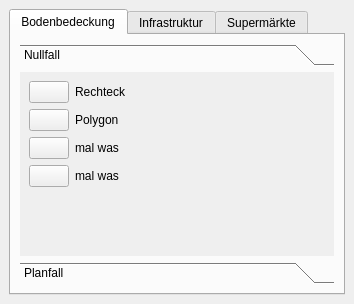
<?xml version="1.0" encoding="UTF-8"?>
<ui version="4.0">
 <class>DockWidget</class>
 <widget class="QDockWidget" name="DockWidget">
  <property name="geometry">
   <rect>
    <x>0</x>
    <y>0</y>
    <width>354</width>
    <height>304</height>
   </rect>
  </property>
  <property name="windowTitle">
   <string>Projekt-Check Zeichentools</string>
  </property>
  <widget class="QWidget" name="dockWidgetContents">
   <layout class="QVBoxLayout" name="verticalLayout">
    <item>
     <widget class="QTabWidget" name="tabWidget">
      <property name="currentIndex">
       <number>0</number>
      </property>
      <widget class="QWidget" name="tab">
       <attribute name="title">
        <string>Bodenbedeckung</string>
       </attribute>
       <layout class="QVBoxLayout" name="verticalLayout_2">
        <item>
         <widget class="QToolBox" name="toolBox">
          <property name="currentIndex">
           <number>0</number>
          </property>
          <widget class="QWidget" name="page">
           <property name="geometry">
            <rect>
             <x>0</x>
             <y>0</y>
             <width>312</width>
             <height>166</height>
            </rect>
           </property>
           <attribute name="label">
            <string>Nullfall</string>
           </attribute>
           <layout class="QVBoxLayout" name="verticalLayout_6">
            <item>
             <layout class="QHBoxLayout" name="horizontalLayout_10">
              <item>
               <widget class="QPushButton" name="rectangle_button">
                <property name="text">
                 <string/>
                </property>
                <property name="icon">
                 <iconset>
                  <normaloff>:/plugins/ProjektCheck/icon.png</normaloff>:/plugins/ProjektCheck/icon.png</iconset>
                </property>
                <property name="checkable">
                 <bool>true</bool>
                </property>
               </widget>
              </item>
              <item>
               <widget class="QLabel" name="label_9">
                <property name="text">
                 <string>Rechteck</string>
                </property>
               </widget>
              </item>
              <item>
               <spacer name="horizontalSpacer_9">
                <property name="orientation">
                 <enum>Qt::Horizontal</enum>
                </property>
                <property name="sizeHint" stdset="0">
                 <size>
                  <width>40</width>
                  <height>20</height>
                 </size>
                </property>
               </spacer>
              </item>
             </layout>
            </item>
            <item>
             <layout class="QHBoxLayout" name="horizontalLayout_11">
              <item>
               <widget class="QPushButton" name="polygon_button">
                <property name="text">
                 <string/>
                </property>
                <property name="icon">
                 <iconset>
                  <normaloff>:/plugins/ProjektCheck/icon.png</normaloff>:/plugins/ProjektCheck/icon.png</iconset>
                </property>
                <property name="checkable">
                 <bool>true</bool>
                </property>
               </widget>
              </item>
              <item>
               <widget class="QLabel" name="label_10">
                <property name="text">
                 <string>Polygon</string>
                </property>
               </widget>
              </item>
              <item>
               <spacer name="horizontalSpacer_10">
                <property name="orientation">
                 <enum>Qt::Horizontal</enum>
                </property>
                <property name="sizeHint" stdset="0">
                 <size>
                  <width>40</width>
                  <height>20</height>
                 </size>
                </property>
               </spacer>
              </item>
             </layout>
            </item>
            <item>
             <layout class="QHBoxLayout" name="horizontalLayout_12">
              <item>
               <widget class="QPushButton" name="pushButton_10">
                <property name="text">
                 <string/>
                </property>
                <property name="icon">
                 <iconset>
                  <normaloff>:/plugins/ProjektCheck/icon.png</normaloff>:/plugins/ProjektCheck/icon.png</iconset>
                </property>
                <property name="checkable">
                 <bool>true</bool>
                </property>
               </widget>
              </item>
              <item>
               <widget class="QLabel" name="label_11">
                <property name="text">
                 <string>mal was</string>
                </property>
               </widget>
              </item>
              <item>
               <spacer name="horizontalSpacer_11">
                <property name="orientation">
                 <enum>Qt::Horizontal</enum>
                </property>
                <property name="sizeHint" stdset="0">
                 <size>
                  <width>40</width>
                  <height>20</height>
                 </size>
                </property>
               </spacer>
              </item>
             </layout>
            </item>
            <item>
             <layout class="QHBoxLayout" name="horizontalLayout_16">
              <item>
               <widget class="QPushButton" name="pushButton_14">
                <property name="text">
                 <string/>
                </property>
                <property name="icon">
                 <iconset>
                  <normaloff>:/plugins/ProjektCheck/icon.png</normaloff>:/plugins/ProjektCheck/icon.png</iconset>
                </property>
                <property name="checkable">
                 <bool>true</bool>
                </property>
               </widget>
              </item>
              <item>
               <widget class="QLabel" name="label_15">
                <property name="text">
                 <string>mal was</string>
                </property>
               </widget>
              </item>
              <item>
               <spacer name="horizontalSpacer_15">
                <property name="orientation">
                 <enum>Qt::Horizontal</enum>
                </property>
                <property name="sizeHint" stdset="0">
                 <size>
                  <width>40</width>
                  <height>20</height>
                 </size>
                </property>
               </spacer>
              </item>
             </layout>
            </item>
            <item>
             <spacer name="verticalSpacer_3">
              <property name="orientation">
               <enum>Qt::Vertical</enum>
              </property>
              <property name="sizeHint" stdset="0">
               <size>
                <width>20</width>
                <height>40</height>
               </size>
              </property>
             </spacer>
            </item>
           </layout>
          </widget>
          <widget class="QWidget" name="page_2">
           <property name="geometry">
            <rect>
             <x>0</x>
             <y>0</y>
             <width>312</width>
             <height>166</height>
            </rect>
           </property>
           <attribute name="label">
            <string>Planfall</string>
           </attribute>
           <layout class="QVBoxLayout" name="verticalLayout_7">
            <item>
             <layout class="QHBoxLayout" name="horizontalLayout_13">
              <item>
               <widget class="QPushButton" name="pushButton_11">
                <property name="text">
                 <string/>
                </property>
                <property name="icon">
                 <iconset>
                  <normaloff>:/plugins/ProjektCheck/icon.png</normaloff>:/plugins/ProjektCheck/icon.png</iconset>
                </property>
               </widget>
              </item>
              <item>
               <widget class="QLabel" name="label_12">
                <property name="text">
                 <string>mal was</string>
                </property>
               </widget>
              </item>
              <item>
               <spacer name="horizontalSpacer_12">
                <property name="orientation">
                 <enum>Qt::Horizontal</enum>
                </property>
                <property name="sizeHint" stdset="0">
                 <size>
                  <width>40</width>
                  <height>20</height>
                 </size>
                </property>
               </spacer>
              </item>
             </layout>
            </item>
            <item>
             <layout class="QHBoxLayout" name="horizontalLayout_14">
              <item>
               <widget class="QPushButton" name="pushButton_12">
                <property name="text">
                 <string/>
                </property>
                <property name="icon">
                 <iconset>
                  <normaloff>:/plugins/ProjektCheck/icon.png</normaloff>:/plugins/ProjektCheck/icon.png</iconset>
                </property>
               </widget>
              </item>
              <item>
               <widget class="QLabel" name="label_13">
                <property name="text">
                 <string>mal was</string>
                </property>
               </widget>
              </item>
              <item>
               <spacer name="horizontalSpacer_13">
                <property name="orientation">
                 <enum>Qt::Horizontal</enum>
                </property>
                <property name="sizeHint" stdset="0">
                 <size>
                  <width>40</width>
                  <height>20</height>
                 </size>
                </property>
               </spacer>
              </item>
             </layout>
            </item>
            <item>
             <layout class="QHBoxLayout" name="horizontalLayout_15">
              <item>
               <widget class="QPushButton" name="pushButton_13">
                <property name="text">
                 <string/>
                </property>
                <property name="icon">
                 <iconset>
                  <normaloff>:/plugins/ProjektCheck/icon.png</normaloff>:/plugins/ProjektCheck/icon.png</iconset>
                </property>
               </widget>
              </item>
              <item>
               <widget class="QLabel" name="label_14">
                <property name="text">
                 <string>mal was</string>
                </property>
               </widget>
              </item>
              <item>
               <spacer name="horizontalSpacer_14">
                <property name="orientation">
                 <enum>Qt::Horizontal</enum>
                </property>
                <property name="sizeHint" stdset="0">
                 <size>
                  <width>40</width>
                  <height>20</height>
                 </size>
                </property>
               </spacer>
              </item>
             </layout>
            </item>
            <item>
             <layout class="QHBoxLayout" name="horizontalLayout_17">
              <item>
               <widget class="QPushButton" name="pushButton_15">
                <property name="text">
                 <string/>
                </property>
                <property name="icon">
                 <iconset>
                  <normaloff>:/plugins/ProjektCheck/icon.png</normaloff>:/plugins/ProjektCheck/icon.png</iconset>
                </property>
               </widget>
              </item>
              <item>
               <widget class="QLabel" name="label_16">
                <property name="text">
                 <string>mal was</string>
                </property>
               </widget>
              </item>
              <item>
               <spacer name="horizontalSpacer_16">
                <property name="orientation">
                 <enum>Qt::Horizontal</enum>
                </property>
                <property name="sizeHint" stdset="0">
                 <size>
                  <width>40</width>
                  <height>20</height>
                 </size>
                </property>
               </spacer>
              </item>
             </layout>
            </item>
            <item>
             <spacer name="verticalSpacer_4">
              <property name="orientation">
               <enum>Qt::Vertical</enum>
              </property>
              <property name="sizeHint" stdset="0">
               <size>
                <width>20</width>
                <height>40</height>
               </size>
              </property>
             </spacer>
            </item>
           </layout>
          </widget>
         </widget>
        </item>
       </layout>
      </widget>
      <widget class="QWidget" name="tab_2">
       <attribute name="title">
        <string>Infrastruktur</string>
       </attribute>
       <layout class="QVBoxLayout" name="verticalLayout_4">
        <item>
         <widget class="QToolBox" name="toolBox_2">
          <property name="currentIndex">
           <number>1</number>
          </property>
          <widget class="QWidget" name="page_3">
           <property name="geometry">
            <rect>
             <x>0</x>
             <y>0</y>
             <width>98</width>
             <height>114</height>
            </rect>
           </property>
           <attribute name="label">
            <string>punktuelle Maßnahmen</string>
           </attribute>
           <layout class="QVBoxLayout" name="verticalLayout_3">
            <item>
             <layout class="QHBoxLayout" name="horizontalLayout_4">
              <item>
               <widget class="QPushButton" name="pushButton_2">
                <property name="text">
                 <string/>
                </property>
                <property name="icon">
                 <iconset>
                  <normaloff>:/plugins/ProjektCheck/icon.png</normaloff>:/plugins/ProjektCheck/icon.png</iconset>
                </property>
               </widget>
              </item>
              <item>
               <widget class="QLabel" name="label_3">
                <property name="text">
                 <string>mal was</string>
                </property>
               </widget>
              </item>
              <item>
               <spacer name="horizontalSpacer_3">
                <property name="orientation">
                 <enum>Qt::Horizontal</enum>
                </property>
                <property name="sizeHint" stdset="0">
                 <size>
                  <width>40</width>
                  <height>20</height>
                 </size>
                </property>
               </spacer>
              </item>
             </layout>
            </item>
            <item>
             <layout class="QHBoxLayout" name="horizontalLayout_6">
              <item>
               <widget class="QPushButton" name="pushButton_4">
                <property name="text">
                 <string/>
                </property>
                <property name="icon">
                 <iconset>
                  <normaloff>:/plugins/ProjektCheck/icon.png</normaloff>:/plugins/ProjektCheck/icon.png</iconset>
                </property>
               </widget>
              </item>
              <item>
               <widget class="QLabel" name="label_5">
                <property name="text">
                 <string>mal was</string>
                </property>
               </widget>
              </item>
              <item>
               <spacer name="horizontalSpacer_5">
                <property name="orientation">
                 <enum>Qt::Horizontal</enum>
                </property>
                <property name="sizeHint" stdset="0">
                 <size>
                  <width>40</width>
                  <height>20</height>
                 </size>
                </property>
               </spacer>
              </item>
             </layout>
            </item>
            <item>
             <layout class="QHBoxLayout" name="horizontalLayout_7">
              <item>
               <widget class="QPushButton" name="pushButton_5">
                <property name="text">
                 <string/>
                </property>
                <property name="icon">
                 <iconset>
                  <normaloff>:/plugins/ProjektCheck/icon.png</normaloff>:/plugins/ProjektCheck/icon.png</iconset>
                </property>
               </widget>
              </item>
              <item>
               <widget class="QLabel" name="label_6">
                <property name="text">
                 <string>mal was</string>
                </property>
               </widget>
              </item>
              <item>
               <spacer name="horizontalSpacer_6">
                <property name="orientation">
                 <enum>Qt::Horizontal</enum>
                </property>
                <property name="sizeHint" stdset="0">
                 <size>
                  <width>40</width>
                  <height>20</height>
                 </size>
                </property>
               </spacer>
              </item>
             </layout>
            </item>
            <item>
             <spacer name="verticalSpacer">
              <property name="orientation">
               <enum>Qt::Vertical</enum>
              </property>
              <property name="sizeHint" stdset="0">
               <size>
                <width>20</width>
                <height>62</height>
               </size>
              </property>
             </spacer>
            </item>
           </layout>
          </widget>
          <widget class="QWidget" name="page_4">
           <property name="geometry">
            <rect>
             <x>0</x>
             <y>0</y>
             <width>312</width>
             <height>166</height>
            </rect>
           </property>
           <attribute name="label">
            <string>punktuelle Maßnahmen</string>
           </attribute>
           <layout class="QVBoxLayout" name="verticalLayout_5">
            <item>
             <layout class="QHBoxLayout" name="horizontalLayout_8">
              <item>
               <widget class="QPushButton" name="pushButton_6">
                <property name="text">
                 <string/>
                </property>
                <property name="icon">
                 <iconset>
                  <normaloff>:/plugins/ProjektCheck/icon.png</normaloff>:/plugins/ProjektCheck/icon.png</iconset>
                </property>
               </widget>
              </item>
              <item>
               <widget class="QLabel" name="label_7">
                <property name="text">
                 <string>mal was</string>
                </property>
               </widget>
              </item>
              <item>
               <spacer name="horizontalSpacer_7">
                <property name="orientation">
                 <enum>Qt::Horizontal</enum>
                </property>
                <property name="sizeHint" stdset="0">
                 <size>
                  <width>40</width>
                  <height>20</height>
                 </size>
                </property>
               </spacer>
              </item>
             </layout>
            </item>
            <item>
             <layout class="QHBoxLayout" name="horizontalLayout_9">
              <item>
               <widget class="QPushButton" name="pushButton_7">
                <property name="text">
                 <string/>
                </property>
                <property name="icon">
                 <iconset>
                  <normaloff>:/plugins/ProjektCheck/icon.png</normaloff>:/plugins/ProjektCheck/icon.png</iconset>
                </property>
               </widget>
              </item>
              <item>
               <widget class="QLabel" name="label_8">
                <property name="text">
                 <string>mal was</string>
                </property>
               </widget>
              </item>
              <item>
               <spacer name="horizontalSpacer_8">
                <property name="orientation">
                 <enum>Qt::Horizontal</enum>
                </property>
                <property name="sizeHint" stdset="0">
                 <size>
                  <width>40</width>
                  <height>20</height>
                 </size>
                </property>
               </spacer>
              </item>
             </layout>
            </item>
            <item>
             <spacer name="verticalSpacer_2">
              <property name="orientation">
               <enum>Qt::Vertical</enum>
              </property>
              <property name="sizeHint" stdset="0">
               <size>
                <width>20</width>
                <height>40</height>
               </size>
              </property>
             </spacer>
            </item>
           </layout>
          </widget>
         </widget>
        </item>
       </layout>
      </widget>
      <widget class="QWidget" name="tab_3">
       <attribute name="title">
        <string>Supermärkte</string>
       </attribute>
      </widget>
     </widget>
    </item>
   </layout>
  </widget>
 </widget>
 <resources/>
 <connections/>
</ui>
